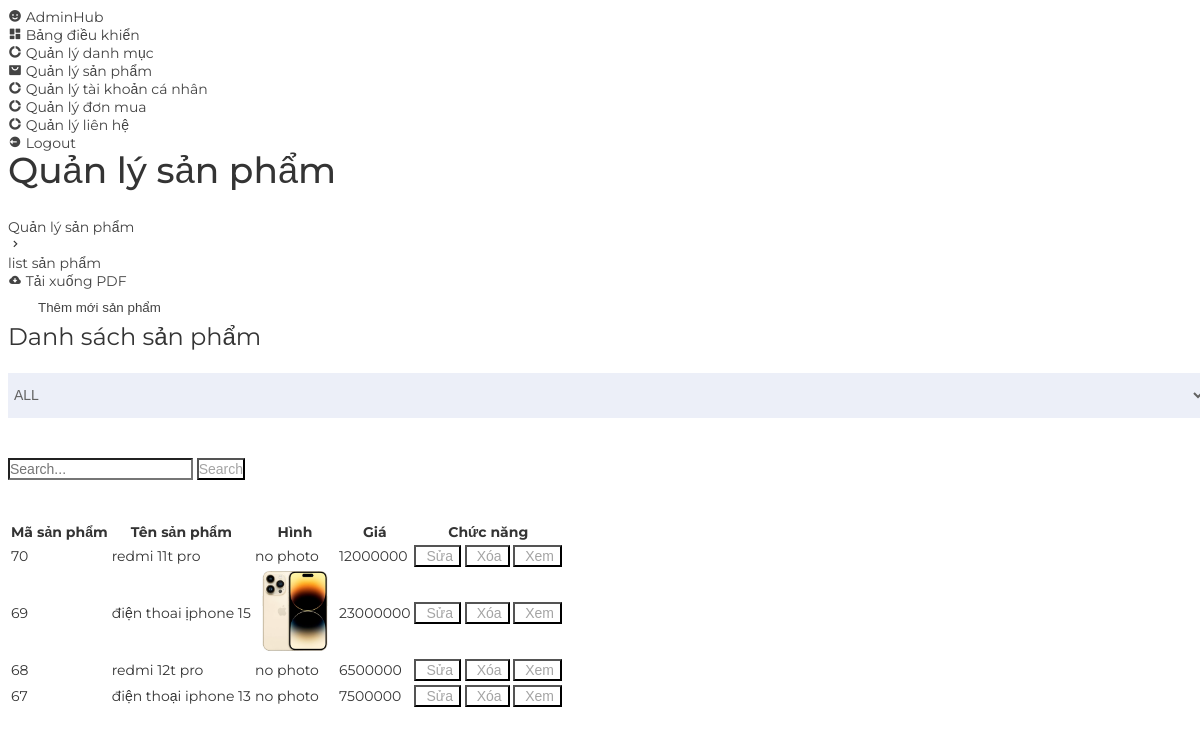
The page /admin/index.php?act=list_sp on the database its author committed.
### tables this page shows
CREATE TABLE `sanpham` (
  `id` int(10) NOT NULL,
  `nhan_hieu` varchar(255) NOT NULL,
  `tensp` varchar(255) DEFAULT NULL,
  `anhsp` varchar(255) NOT NULL,
  `gia` float NOT NULL,
  `mota` text NOT NULL,
  `luot_xem` int(10) NOT NULL,
  `ngay_xuat_xuong` date NOT NULL,
  `luot_mua` int(10) NOT NULL,
  `mau_sac` varchar(200) NOT NULL,
  `pin` varchar(100) NOT NULL,
  `bo_nho` varchar(100) NOT NULL,
  `camera` varchar(100) NOT NULL,
  `iddm` int(10) NOT NULL,
  `giam_gia` int(11) NOT NULL DEFAULT 0,
  `so_luong` int(11) NOT NULL
);

### model/pdo.php (called while the page is built, shortened)
<?php
function pdo_get_connection(){
    $dburl = "mysql:host=localhost;dbname=duan1_nhom1;charset=utf8";
    $username = 'root';
    $password = '';
    $conn = new PDO($dburl, $username, $password);
    $conn->setAttribute(PDO::ATTR_ERRMODE, PDO::ERRMODE_EXCEPTION);
    return $conn;
}
function pdo_query($sql){
    $sql_args = array_slice(func_get_args(), 1);
    try{
        $conn = pdo_get_connection();
        $stmt = $conn->prepare($sql);
        $stmt->execute($sql_args);
        $rows = $stmt->fetchAll();
        return $rows;
    }
    catch(PDOException $e){
        throw $e;
    }
    finally{
        unset($conn);
    }
}

### model/sanpham.php (called while the page is built, shortened)
<?php
        function loadall_sanpham($kyw="",$iddm=0){
            $sql="SELECT * FROM sanpham WHERE 1";
            $sql.=" ORDER BY id DESC";
            $listsanpham=pdo_query($sql);
            return $listsanpham;
        }
?>

### admin/san_pham/list_sp.php (the view, shortened to what this page needs)
<section id="content">
		<main>
			<div class="head-title">
				<div class="left">
					<h1>Quản lý sản phẩm  </h1>
					<ul class="breadcrumb">
						<li>
							<a href="#">Quản lý sản phẩm </a>
						</li>
						<li><i class='bx bx-chevron-right' ></i></li>
						<li>
							<a class="active" href="#">list sản phẩm</a>
						</li>
					</ul>
				</div>
				<a href="#" class="btn-download">
					<i class='bx bxs-cloud-download' ></i>
					<span class="text">Tải xuống PDF</span>
				</a>
			</div>
                <div>
                    <a href="index.php?act=add_sp"><button type="button">Thêm mới sản phẩm </button> </a>
                </div>
        <form action="index.php?act=list_sp" method="post">
			<div class="table-data">
				<div class="order">
					<div class="head">
						<h3>Danh sách sản phẩm </h3>
					</div>
					<div class="row">
                    <select name="iddm">
                                    <option value="" selected>ALL</option>
                    </select>
                    <input type="text" placeholder="Search..." name="kyw">
					<input type="submit" name="listok" value="Search">
                    <table>
                <tr>
                    <th>Mã sản phẩm</th>
                    <th>Tên sản phẩm</th>
                    <th>Hình</th>
                    <th>Giá</th>
                    <th>Chức năng</th>
                </tr>
                <?php
                foreach ($listsanpham as $sanpham) {
                    extract($sanpham);
                    $suasp = "index.php?act=sua_sp&id=" . $id;
                    $xoasp = "index.php?act=xoa_sp&id=" . $id;
                    $xemsp = "index.php?act=xem_sp&id=".$id;
                    $hinhpath = "upload/" . $anhsp;
                    if (is_file($hinhpath)) {
                        $hinh = "<img src='" . $hinhpath . "' height='80'>";
                    } else {
                        $hinh = "no photo";
                    }
                    echo '<tr>
                            <td>' . $id . '</td>
                            <td>' . $tensp . '</td>
                            <td>' . $hinh. '</td>
                            <td>' .$gia. '</td>
                             <td><a href="' . $suasp . '"><input type="button" value="Sửa"></a>
                            <a href="' . $xoasp . '"><input type="button" onclick="confirm(`ban co muon xoa`)" value="Xóa"></a>
                            <a href="'.$xemsp.'"><input type="button" value="Xem"></a></td>
                        </tr>';
                }
                ?>
            </table>
        </div>
    </form>
                </main>
</section>

### admin/header.php (shortened to what this page needs)
<!DOCTYPE html>
<html lang="en">
<head>
    <link href='https://unpkg.com/boxicons@2.0.9/css/boxicons.min.css' rel='stylesheet'>
    <link rel="stylesheet" href="../adminhub/style.css">
</head>
<body>

### admin/sidebar.php (shortened to what this page needs)
<section id="sidebar">
            <a href="#" class="brand">
                <i class='bx bxs-smile'></i>
                <span class="text">AdminHub</span>
            </a>
            <ul class="side-menu top">
                <li class="<?=$act=='home'?'active':''?>">
                    <a href="index.php?act=home">
                        <i class='bx bxs-dashboard' ></i>
                        <span class="text">Bảng điều khiển</span>
                    </a>
                </li>
                <li class="<?=$act=='list_dm'?'active':''?>">
                    <a href="index.php?act=list_dm">
                        <i class='bx bxs-doughnut-chart'></i>
                        <span class="text">Quản lý danh mục</span>
                    </a>
                </li>
                <li class="<?=$act=='list_sp'?'active':''?>">
                    <a href="index.php?act=list_sp">
                        <i class='bx bxs-shopping-bag-alt' ></i>
                        <span class="text">Quản lý sản phẩm </span>
                    </a>
                </li>
                <li class="<?=$act=='list_tk'?'active':''?>">
                    <a href="index.php?act=list_tk">
                        <i class='bx bxs-doughnut-chart' ></i>
                        <span class="text">Quản lý tài khoản cá nhân </span>
                    </a>
                </li>
                <li class="<?=$act=='list_dh'?'active':''?>">
                    <a href="index.php?act=list_dh">
                    <i class='bx bxs-doughnut-chart' ></i>
                        <span class="text">Quản lý đơn mua</span></span>
                    </a>
                </li>
                <li class="<?=$act=='list_lh'?'active':''?>">
                    <a href="index.php?act=list_lh">
                    <i class='bx bxs-doughnut-chart' ></i>
                        <span class="text">Quản lý liên hệ</span></span>
                    </a>
                </li>
            </ul>
            <ul class="side-menu">
                <li>
                    <a href="login.php" class="logout">
                        <i class='bx bxs-log-out-circle' ></i>
                        <span class="text" onclick="alert('bạn chắc chắc muốn thoát ')">Logout</span>
                    </a>
                </li>
            </ul>
        </section>

### admin/index.php (shortened to what this page needs)
<?php
    include "header.php";
    include "../model/pdo.php";
    include "../model/sanpham.php";
    include "../model/lienhe.php";
    $act=$_GET['act']??'home';
    include "sidebar.php";
            switch ($act) {
                case 'list_sp':
                    if (isset($_POST['listok'])&&($_POST['listok'])) {
                        $kyw=$_POST['kyw'];
                        $iddm=$_POST['iddm'];
                    }else{
                        $kyw='';
                        $iddm=0;
                    }
                    $listsanpham=loadall_sanpham($kyw,$iddm);
                    include "san_pham/list_sp.php";
                    break;
                    }
    include "footer.php";
?>

### admin/san_pham/list_sp.php (style rules this page uses)
button { border:none; padding: 10px; margin-left:20px; background: var(--blue); color: var(--light); border-radius: 20px; }

### rows shown on the page
sanpham: id "70", tensp "redmi 11t pro", anhsp "no photo", gia "12000000"
sanpham: id "69", tensp "điện thoai ịphone 15", anhsp (picture), gia "23000000"
sanpham: id "68", tensp "redmi 12t pro", anhsp "no photo", gia "6500000"
sanpham: id "67", tensp "điện thoại iphone 13", anhsp "no photo", gia "7500000"
